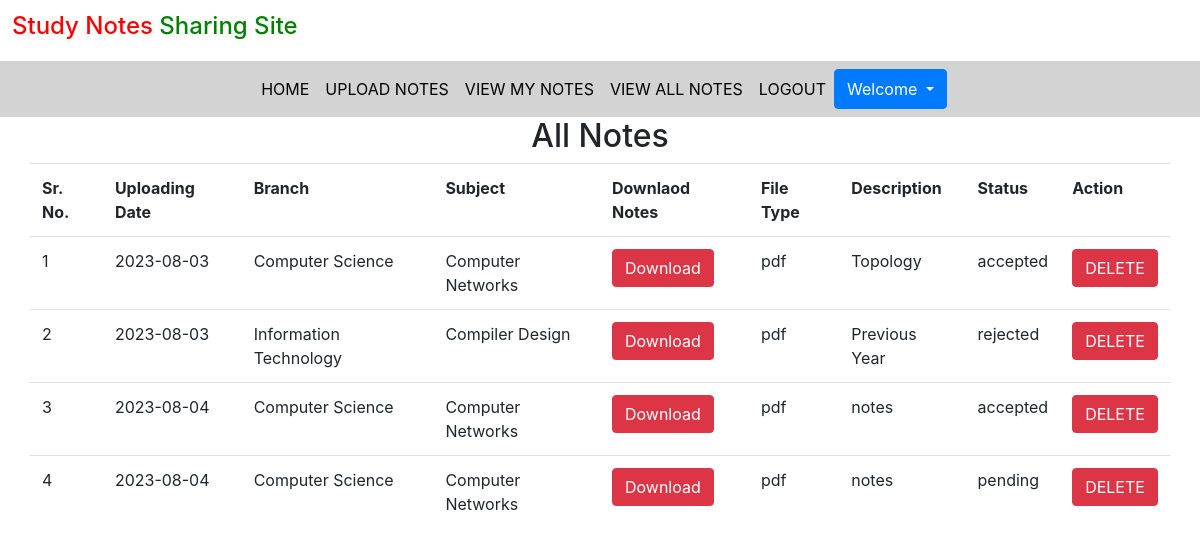
Screenshot of /user_allnotes with the database file from the repository.
### notes/models.py (models this page shows, shortened)
class Notes(models.Model):
    user = models.ForeignKey(User, on_delete=models.CASCADE)
    uploading_date = models.CharField(max_length=30, null=True)
    branch = models.CharField(max_length=30)
    subject = models.CharField(max_length=30)
    notes_file = models.FileField()
    filetype = models.CharField(max_length=30, null=True)
    description = models.CharField(max_length=200)
    status = models.CharField(max_length=15, default="pending")

### notes/views.py (the view)
# urls.py: path('user_allnotes', views.user_allnotes, name="user_allnotes"),
def user_allnotes(request):
    notes = models.Notes.objects.all()
    data = {
        "notes": notes
    }
    return render(request, 'notes/user_allnotes.html', data)

### templates/notes/user_allnotes.html (shortened to what this page needs)
{% extends 'notes/usernavigation.html'%}
{% load static%}
{% block body%}
<div class="container" id="main">
    <h2 style="text-align: center;">All Notes</h2>
    <div class="row">
        <table class="table table=bordered" id="myTable">
          <tr>
            <th>Sr. No.</th>
            <th>Uploading Date</th>
            <th>Branch</th>
            <th>Subject</th>
            <th>Downlaod Notes</th>
            <th>File Type</th>
            <th>Description</th>
            <th>Status</th>
            <th>Action</th>
          </tr>
          {% for item in notes%}
          <tr>
           <td>
            {{forloop.counter}}
           </td>
           <td>
            {{item.uploading_date}}
           </td>
           <td>
            {{item.branch}}
           </td>
           <td>
            {{item.subject}}
           </td>
           <td>
            <a href="{{item.notes_file.url}}" class="btn btn-danger" download>Download</a>
           </td>
           <td>
            {{item.filetype}}
           </td>
           <td>
            {{item.description}}
           </td>
           <td>
            {{item.status}}
           </td>
           <td>
             <a href="{% url 'delete_mynotes' item.id %}" class="btn btn-danger" onclick="return confirm('Are You Sure?')">DELETE</a>
           </td>
          </tr>
          {% endfor %}
        </table>
    </div>
</div>
{% endblock %}

### templates/notes/usernavigation.html (shortened to what this page needs)
<!DOCTYPE html>
<!doctype html>
{%load static%}
<html lang="en">
  <head>
    <link rel="stylesheet" href="https://cdn.jsdelivr.net/npm/bootstrap@4.0.0/dist/css/bootstrap.min.css">
    <link rel="stylesheet" href="{% static 'mystyle.css' %}">
  </head>
  <body>
    <h4 style="padding: 1%;">
        <span style="color:red" >Study Notes</span> <span style="color:green">Sharing Site</span>
      </h4>
      <nav class="navbar navbar-expand-sm justify-content-center" style="background-color: lightgrey;">
        <ul class="navbar-nav">
          <li class="nav-item">
              <a href="{% url 'profile'%}" class="nav-link">HOME</a>
          </li>
          <li class="nav-item">
              <a href="{% url 'upload_notes' %}" class="nav-link">UPLOAD NOTES</a>
          </li>
          <li class="nav-item">
              <a href="{% url 'mynotes' %}" class="nav-link">VIEW MY NOTES</a>
          </li>
          <li class="nav-item">
              <a href="{% url 'user_allnotes' %}" class="nav-link">VIEW ALL NOTES</a>
          </li>
          <li class="nav-item">
              <a href="{% url 'userlogout' %}" class="nav-link">LOGOUT</a>
          </li>
          <div class="btn-group">
              <button type="button" class="btn btn-primary dropdown-toggle" data-toggle="dropdown" aria-haspopup="true" aria-expanded="false">
                Welcome {{request.user.first_name}}
              </button>
            </div>
        </ul>
      </nav>
      {%block body%}
      {% endblock %}
  </body>
</html>

### static/mystyle.css (style rules this page uses)
.nav-link { color: black; }

### rows the page displays
Notes: uploading_date "2023-08-03", branch "Computer Science", subject "Computer Networks", filetype "pdf", description "Topology", status "accepted"
Notes: uploading_date "2023-08-03", branch "Information Technology", subject "Compiler Design", filetype "pdf", description "Previous Year", status "rejected"
Notes: uploading_date "2023-08-04", branch "Computer Science", subject "Computer Networks", filetype "pdf", description "notes", status "accepted"
Notes: uploading_date "2023-08-04", branch "Computer Science", subject "Computer Networks", filetype "pdf", description "notes", status "pending"
